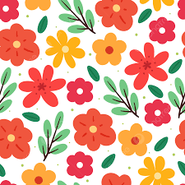
#> input picture images/image3.png, 185 x 185 px, shrunk from 225 x 225 before the run, found by its file name
$ python main.py
#> lines starting #> are read from the running program, lines starting #| are printed output that depends on the picture; after the words box and inside, x2 and y2 are one past the last pixel; in counts of white or black regions, pixels touching at a corner belong together
### region_growing.py
import cv2
import numpy as np
import matplotlib.pyplot as plt
import random
import os

def growregion(temp_kernel, seed_pixel, threshold=8):
    row, col = temp_kernel.shape
    region_grow_image = np.zeros((row, col), dtype=np.uint8)

    i, j = seed_pixel
    region_grow_image[i, j] = 255
    region_points = [(i, j)]


    xp = [-1, -1, -1, 0, 0, 1, 1, 1]
    yp = [-1, 0, 1, -1, 1, -1, 0, 1]

    while region_points:
        pt = region_points.pop(0)
        i, j = pt
        intensity = temp_kernel[i, j]
        low = intensity - threshold
        high = intensity + threshold

        for k in range(8):
            ni = i + xp[k]
            nj = j + yp[k]
            if 0 <= ni < row and 0 <= nj < col:
                if region_grow_image[ni, nj] == 0:
                    if low <= temp_kernel[ni, nj] <= high:
                        region_grow_image[ni, nj] = 255
                        region_points.append((ni, nj))
    return region_grow_image

def region_growing_segmentation(image_path):
#> called with image_path = 'image3.png'
    image = cv2.imread(image_path, cv2.IMREAD_GRAYSCALE)
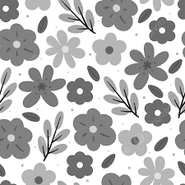
#> image: shape (185, 185); min 4, max 255, mean 191.9
    if image is None:
        print("Image not found or path is incorrect")
        return

    rows, cols = image.shape
#> rows = 185; cols = 185

    seed_x = random.randint(1, rows - 2)
#> seed_x = 99
    seed_y = random.randint(1, cols - 2)
#> seed_y = 108
    seed_pixel = (seed_x, seed_y)
#> seed_pixel = (99, 108)
    print(f"Randomly selected seed point: {seed_pixel}")
#| Randomly selected seed point: (99, 108)


    segmented = growregion(image, seed_pixel)
#> the loop in growregion, `while region_points:` made 78 passes
#> (intensity, low, high) on passes 1 to 12: (166, 158, 174), (166, 158, 174), (166, 158, 174), (166, 158, 174), (167, 159, 175), (166, 158, 174), (165, 157, 173), (166, 158, 174), (167, 159, 175), (167, 159, 175), (166, 158, 174), (166, 158, 174)
#> after the loop in growregion, `while region_points:`:
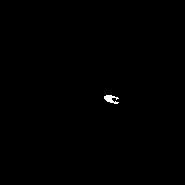
#> region_grow_image: shape (185, 185); 0.23% white; 1 white region, box (x1, y1, x2, y2) and area: (104, 95, 119, 104) 78
#> after the loop in growregion, `while region_points:`: region_points = []


    image_with_seed = cv2.imread(image_path)
#> image_with_seed is the input picture: shape (185, 185, 3); mean B, G, R 156.5, 179.6, 230.6
    cv2.circle(image_with_seed, (seed_y, seed_x), radius=3, color=(255, 0, 0), thickness=-1)
#> image_with_seed: shape (185, 185, 3); 0.08% of pixels changed, all inside (x1, y1, x2, y2) = (105, 96, 112, 103)


    image_with_seed_rgb = cv2.cvtColor(image_with_seed, cv2.COLOR_BGR2RGB)


    fig, axes = plt.subplots(1, 2, figsize=(12, 6))
    axes[0].imshow(image_with_seed_rgb)
    axes[0].set_title("Original Image with Seed")
    axes[0].axis("off")

    axes[1].imshow(segmented, cmap='gray')
    axes[1].set_title("Segmented Region (Region Growing)")
    axes[1].axis("off")

    plt.tight_layout()


    os.makedirs('output', exist_ok=True)
    filename = os.path.splitext(os.path.basename(image_path))[0]
    output_path = f'output/segmented_result__{filename}.png'
    plt.savefig(output_path)
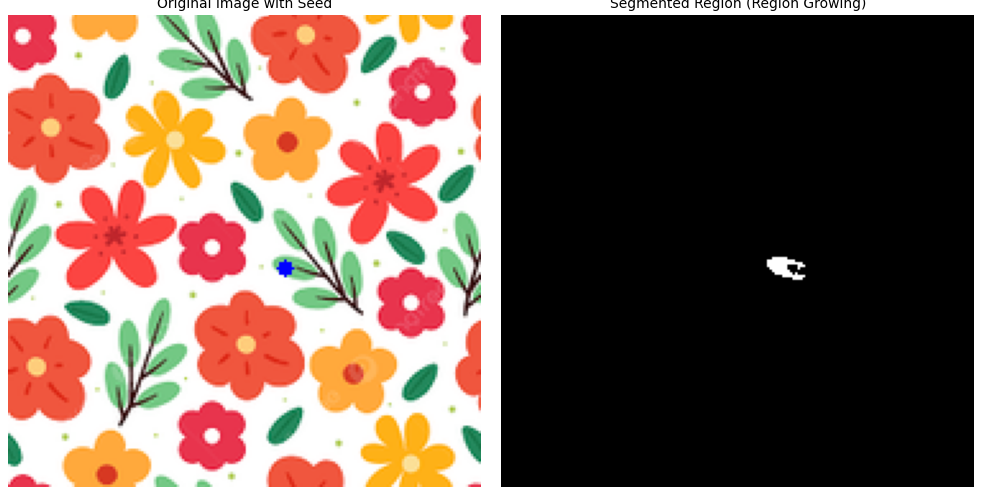
#> figure drawn by matplotlib, 2 panels
    print(f"Segmented result saved to {output_path}")


    plt.show()

### gaussian_noise_otsu_algorithm.py
import os
import cv2
import numpy as np

def add_gaussian_noise(image, mean=0, sigma=25):
    noise = np.random.normal(mean, sigma, image.shape)
    noisy_image = image + noise
    noisy_image = np.clip(noisy_image, 0, 255)
    return noisy_image.astype(np.uint8)


def add_gaussian_noise_and_threshold(image_path):
#> called with image_path = 'image6.png'
    image = cv2.imread(image_path, cv2.IMREAD_GRAYSCALE)
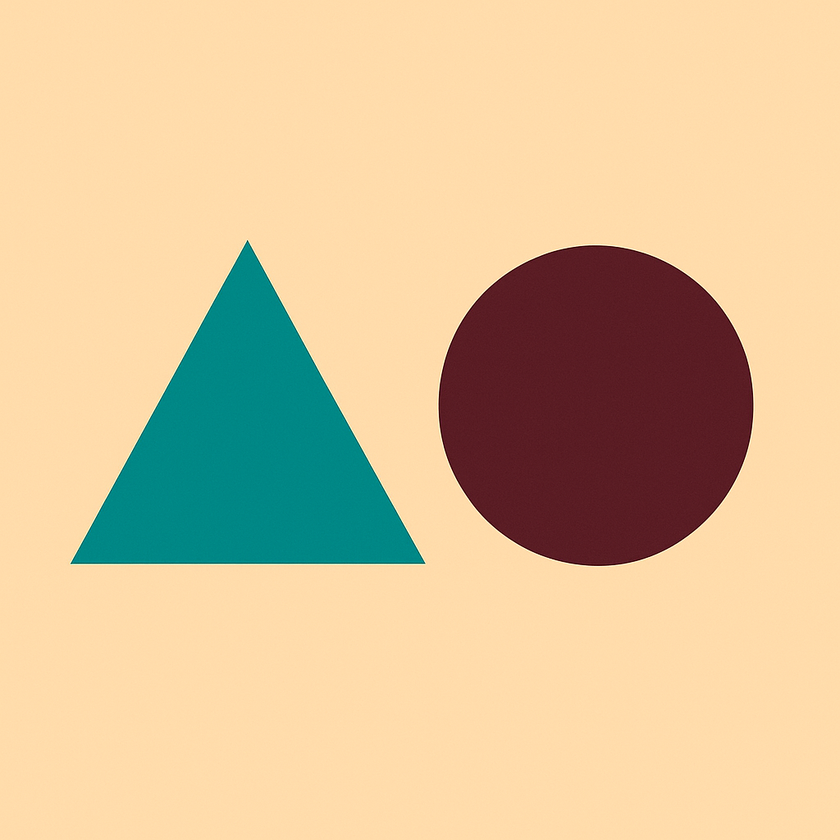
#> input picture images/image6.png, 840 x 840 px, shrunk from 1024 x 1024 before the run, found by its file name
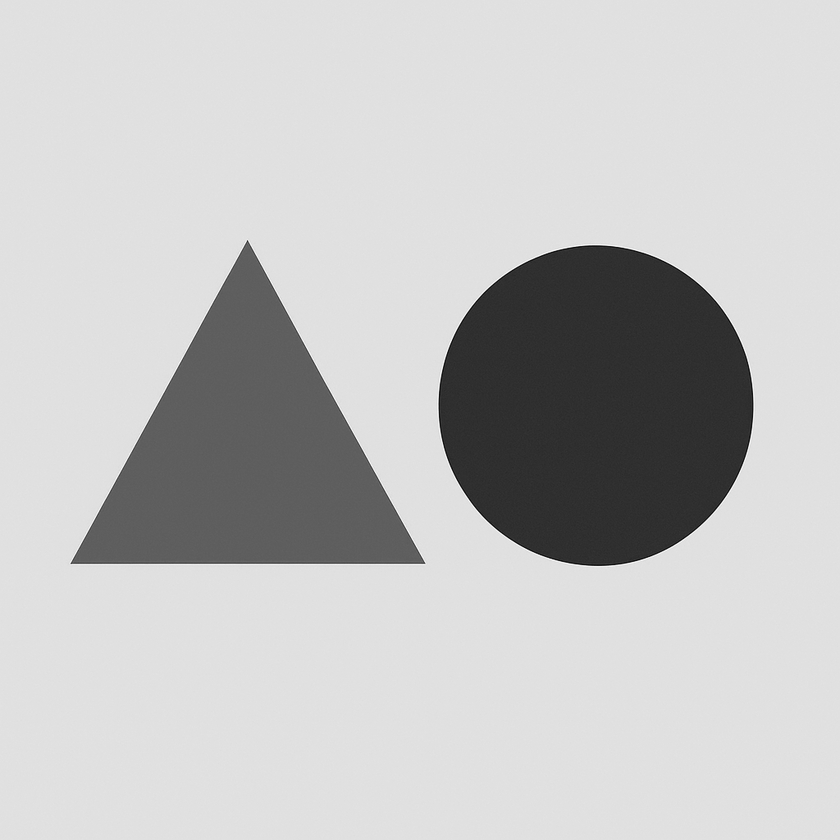
#> image: shape (840, 840); min 9, max 252, mean 193.6


    noisy_image = add_gaussian_noise(image)
#> in add_gaussian_noise, `noisy_image = image + noise`:
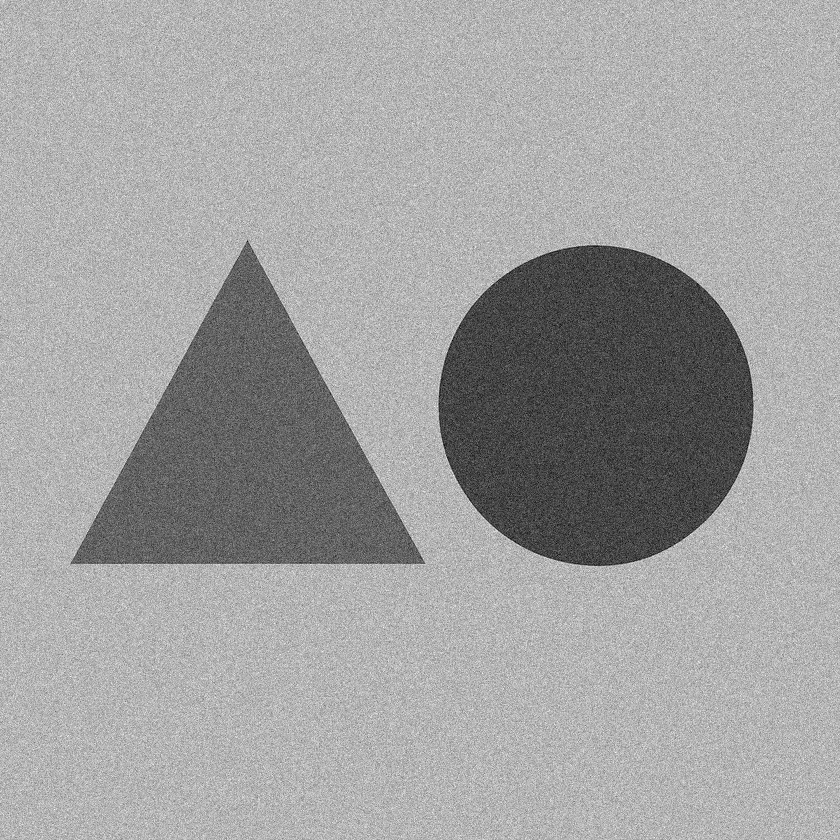
#> noisy_image: shape (840, 840) float64; min -62.99, max 341.9, mean 193.7; drawn with min black and max white


    _, otsu_binarized = cv2.threshold(
    noisy_image,
    0,
    255,
    cv2.THRESH_BINARY + cv2.THRESH_OTSU
)
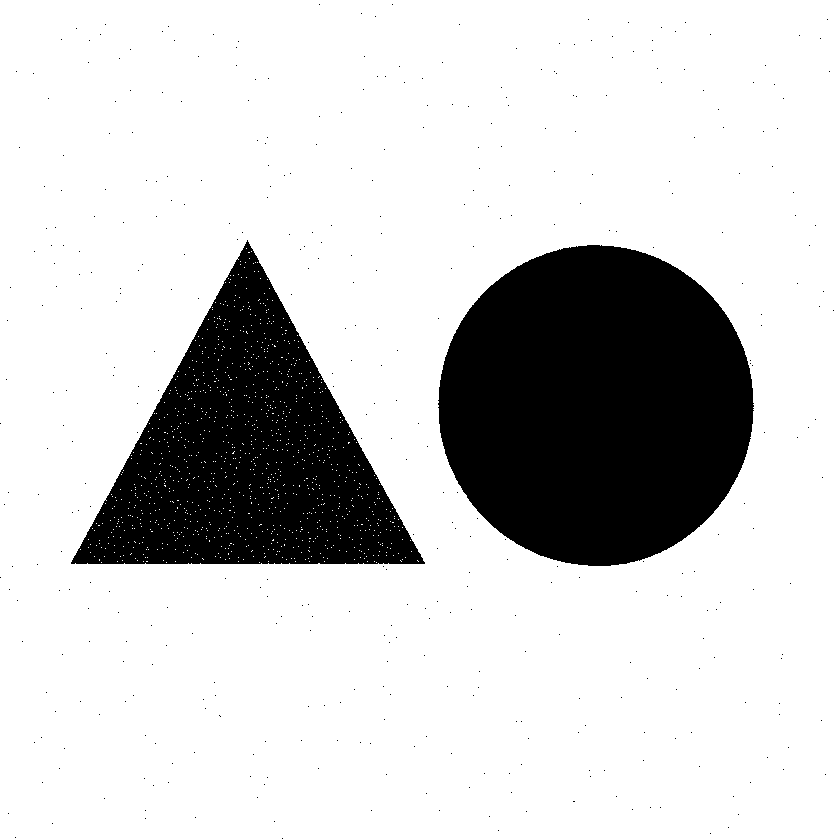
#> otsu_binarized: shape (840, 840); 80.7% white; 429 black regions (427 under 20 px), largest, box (x1, y1, x2, y2) and area: (438, 245, 754, 566) 79359, (71, 240, 425, 564) 56200

    os.makedirs('output', exist_ok=True)
    filename = os.path.splitext(os.path.basename(image_path))[0]
    cv2.imwrite(f'output/{filename}_original.jpg', image)
    cv2.imwrite(f'output/{filename}_noisy.jpg', noisy_image)
    cv2.imwrite(f'output/{filename}_otsu_binarized.jpg', otsu_binarized)


### main.py


from region_growing import region_growing_segmentation
from gaussian_noise_otsu_algorithm import add_gaussian_noise_and_threshold


def main():
    image_path = 'image3.png'
    region_growing_segmentation(image_path)
    add_gaussian_noise_and_threshold('image6.png')


if __name__ == "__main__":
    main()
